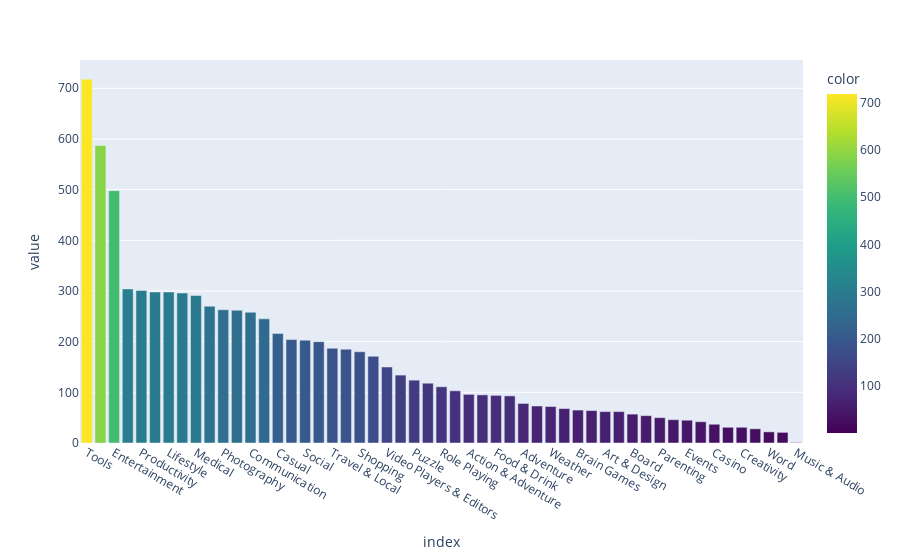

Notebook source saved alongside this figure:
### Markdown cell above
**Challenge**: Can you create this chart with the Series containing the genre data? 

<img src=https://imgur.com/DbcoQli.png width=400>

Try experimenting with the built in colour scales in Plotly. You can find a full list [here](https://plotly.com/python/builtin-colorscales/). 

* Find a way to set the colour scale using the color_continuous_scale parameter. 
* Find a way to make the color axis disappear by using coloraxis_showscale.

### Code cell
a = df['Genres'].str.split(';', expand = True).stack()
px.bar(a.value_counts(), color = a.value_counts(), color_continuous_scale = 'viridis')

### Figure 1 — Plotly figure (JSON) as saved in the notebook; plotly's stock layout.template omitted (floating-point values rounded to 4 significant figures)
{"data": [{"alignmentgroup": "True", "hovertemplate": "index=%{x}<br>value=%{y}<br>color=%{marker.color}<extra></extra>", "legendgroup": "", "marker": {"color": [718, 587, 498, 304, 301, 298, 298, 296, 291, 270, 263, 262, 258, 245, 216, 204, 203, 200, 187, 185, 180, 171, 150, 134, 124, 118, 111, 103, 96, 95, 94, 93, 78, 73, 72, 68, 65, 64, 62, 62, 57, 54, 50, 46, 45, 42, 37, 31, 31, 28, 22, 21, 1], "coloraxis": "coloraxis", "pattern": {"shape": ""}}, "name": "", "offsetgroup": "", "orientation": "v", "showlegend": false, "textposition": "auto", "type": "bar", "x": ["Tools", "Education", "Entertainment", "Action", "Productivity", "Personalization", "Lifestyle", "Finance", "Medical", "Sports", "Photography", "Business", "Communication", "Health & Fitness", "Casual", "News & Magazines", "Social", "Simulation", "Travel & Local", "Arcade", "Shopping", "Books & Reference", "Video Players & Editors", "Dating", "Puzzle", "Maps & Navigation", "Role Playing", "Racing", "Action & Adventure", "Strategy", "Food & Drink", "Educational", "Adventure", "Auto & Vehicles", "Weather", "Pretend Play", "Brain Games", "Libraries & Demo", "Art & Design", "House & Home", "Board", "Comics", "Parenting", "Card", "Events", "Beauty", "Casino", "Music & Video", "Creativity", "Trivia", "Word", "Music", "Music & Audio"], "xaxis": "x", "y": [718, 587, 498, 304, 301, 298, 298, 296, 291, 270, 263, 262, 258, 245, 216, 204, 203, 200, 187, 185, 180, 171, 150, 134, 124, 118, 111, 103, 96, 95, 94, 93, 78, 73, 72, 68, 65, 64, 62, 62, 57, 54, 50, 46, 45, 42, 37, 31, 31, 28, 22, 21, 1], "yaxis": "y"}], "layout": {"barmode": "relative", "coloraxis": {"colorbar": {"title": {"text": "color"}}, "colorscale": [[0, "#440154"], [0.1111, "#482878"], [0.2222, "#3e4989"], [0.3333, "#31688e"], [0.4444, "#26828e"], [0.5556, "#1f9e89"], [0.6667, "#35b779"], [0.7778, "#6ece58"], [0.8889, "#b5de2b"], [1, "#fde725"]]}, "legend": {"tracegroupgap": 0}, "margin": {"t": 60}, "xaxis": {"anchor": "y", "domain": [0, 1], "title": {"text": "index"}}, "yaxis": {"anchor": "x", "domain": [0, 1], "title": {"text": "value"}}}}
